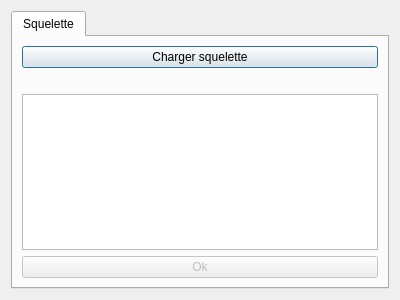
<?xml version="1.0" encoding="UTF-8"?>
<ui version="4.0">
 <class>SkinAutoDialog</class>
 <widget class="QDialog" name="SkinAutoDialog">
  <property name="geometry">
   <rect>
    <x>0</x>
    <y>0</y>
    <width>400</width>
    <height>300</height>
   </rect>
  </property>
  <property name="windowTitle">
   <string>Skin auto</string>
  </property>
  <property name="windowIcon">
   <iconset resource="MainFrame.qrc">
    <normaloff>:/MainFrame/Resources/ModelEditor.png</normaloff>:/MainFrame/Resources/ModelEditor.png</iconset>
  </property>
  <property name="modal">
   <bool>true</bool>
  </property>
  <layout class="QVBoxLayout" name="verticalLayout_2">
   <item>
    <widget class="QTabWidget" name="tabWidget">
     <property name="currentIndex">
      <number>0</number>
     </property>
     <widget class="QWidget" name="tab">
      <attribute name="title">
       <string>Squelette</string>
      </attribute>
      <layout class="QVBoxLayout" name="verticalLayout">
       <item>
        <widget class="QPushButton" name="loadSkel">
         <property name="text">
          <string>Charger squelette</string>
         </property>
        </widget>
       </item>
       <item>
        <widget class="QLabel" name="skelName">
         <property name="text">
          <string/>
         </property>
        </widget>
       </item>
       <item>
        <widget class="QTreeWidget" name="bonesList">
         <property name="editTriggers">
          <set>QAbstractItemView::NoEditTriggers</set>
         </property>
         <property name="selectionMode">
          <enum>QAbstractItemView::ExtendedSelection</enum>
         </property>
         <property name="headerHidden">
          <bool>true</bool>
         </property>
         <column>
          <property name="text">
           <string notr="true">1</string>
          </property>
         </column>
        </widget>
       </item>
       <item>
        <widget class="QPushButton" name="okSkel">
         <property name="enabled">
          <bool>false</bool>
         </property>
         <property name="text">
          <string>Ok</string>
         </property>
        </widget>
       </item>
      </layout>
     </widget>
    </widget>
   </item>
  </layout>
 </widget>
 <resources>
  <include location="MainFrame.qrc"/>
 </resources>
 <connections/>
</ui>
